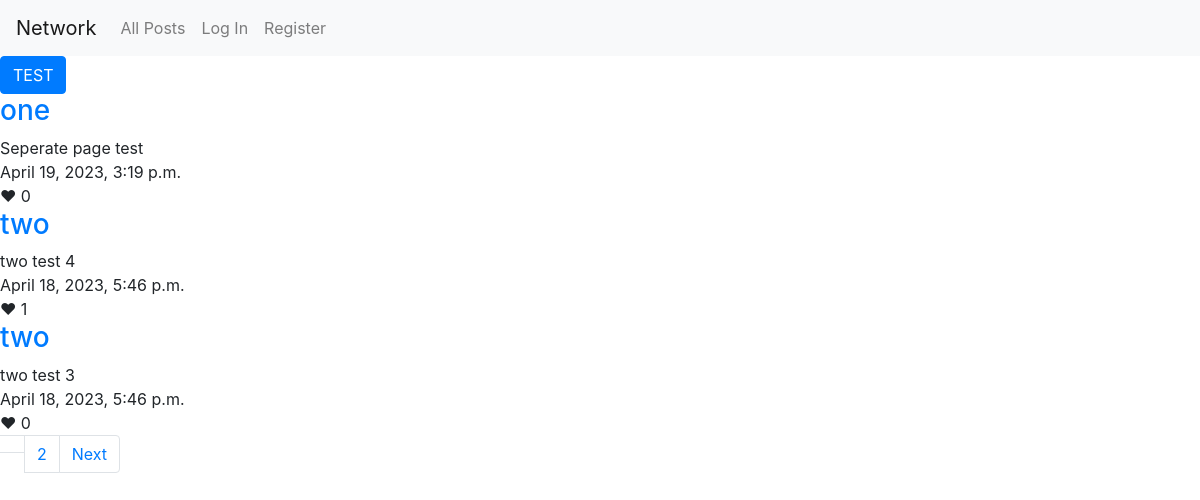
The page / on the database its author committed.
### network/models.py (models this page shows, shortened)
class Posts(models.Model):
    user = models.ForeignKey(User, on_delete=models.CASCADE)
    content = models.CharField(max_length=280)
    datetime = models.DateTimeField(auto_now_add=True)
    likes = models.ManyToManyField(User, symmetrical=False, blank=True, related_name="likes")
    def LikeCount(self):
        return self.likes.count()
    class Meta:
        ordering = ['-datetime']

class User(AbstractUser):
    pass

### network/views.py (the view)
# urls.py: path("", views.index, name="index"),
def index(request):
    all_posts = Posts.objects.all()
    paginator_all = Paginator(all_posts, 3)
    page_number = 1
    if request.GET.get("page") != None:
        page_number = request.GET.get("page")
    return render(request, "network/index.html", {
        "all_posts": paginator_all.page(page_number),
        })

### network/templates/network/index.html (shortened to what this page needs)
{% extends "network/layout.html" %}
{% block body %}
    <button class="btn btn-primary" onclick=myFunction(1)>TEST</button>
    {% for post in all_posts%}
        <div>
            <h3><a href="{% url 'user' post.user.username %}">{{post.user}}</a></h3>
            <div>{{post.content}}</div>
            <div>{{post.datetime}}</div>
            {% if not post.user == user %}
                <div onclick=likePost(this.id) id=like{{post.pk}}>
                    ❤
                    {% if post.LikeCount > 0 %}
                    {{post.LikeCount}}
                    {% else %}
                        0
                    {% endif %}
                </div>
            {% endif %}
        </div>
    {% endfor %}
    <div>
        <nav aria-label="Page navigation">
            <ul class="pagination">
                <li><a class="page-link" href="">{{all_posts.page_number}}</a></li>
                {% if all_posts.has_next %}
                    <li class="page-item"><a class="page-link" href="?page={{all_posts.next_page_number}}">{{all_posts.next_page_number}}</a></li>
                    <li class="page-item"><a class="page-link" href="?page={{all_posts.next_page_number}}">Next</a></li>
                {% endif %}
            </ul>
        </nav>
    </div>
{% endblock %}

### rows shown on the page
Posts: user "one", content "Seperate page test", datetime "April 19, 2023, 3:19 p.m."
Posts: user "two", content "two test 4", datetime "April 18, 2023, 5:46 p.m.", LikeCount "1"
Posts: user "two", content "two test 3", datetime "April 18, 2023, 5:46 p.m."

### other values the page prints
{{ all_posts.next_page_number }} "2"
